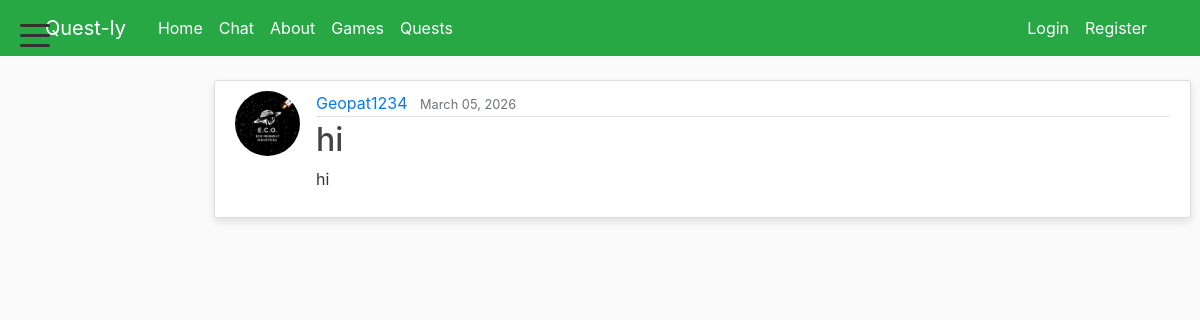
/post/21/, run on the app's committed database.
### blog/models.py (models this page shows, shortened)
class Post(models.Model):
    title = models.CharField(max_length=100)
    content = models.TextField()
    date_posted = models.DateTimeField(default=timezone.now)
    author = models.ForeignKey(User, on_delete=models.CASCADE)

### users/models.py (models this page shows, shortened)
class Profile(models.Model):
    USER_TYPES = (
        ('student', 'Student'),
        ('parent', 'Parent'),
        ('teacher', 'Teacher'),
    )
    user = models.OneToOneField(User, on_delete=models.CASCADE)
    image = models.ImageField(default='profile_pics/default.jpg', upload_to='profile_pics', blank=True, null=True)
    sprite = models.ImageField(upload_to='sprites/', blank=True, null=True)
    user_type = models.CharField(max_length=10, choices=USER_TYPES, default='student')
    grade = models.CharField(max_length=20, blank=True, null=True)
    points = models.IntegerField(default=0)
    league = models.CharField(max_length=20, choices=LEAGUE_CHOICES, default='Stone')
    following = models.ManyToManyField('self', symmetrical=False, related_name='followers', blank=True)
    courses = models.ManyToManyField('blog.Course', related_name='subscribed_profiles', blank=True)

### blog/views.py (the view)
# urls.py: path('post/<int:pk>/', PostDetailView.as_view(), name='post-detail'),
class PostDetailView(DetailView):
    model = Post

### blog/context_processors.py (called while the page is built)
def all_courses(request):
    try:
        courses = Course.objects.all()
    except Exception:
        courses = []
    return {'all_courses': courses}

### blog/models.py (called while the page is built)
    def get_absolute_url(self):
        return reverse('task-detail', kwargs={'task_id': self.pk})

### blog/templatetags/custom_filters.py (called while the page is built)
@register.filter(name='is_not_student')
def is_not_student(user):
    try:
        if not getattr(user, 'is_authenticated', False):
            return True
        if user.groups.filter(name='Student').exists():
            return False
        if hasattr(user, 'profile') and getattr(user.profile, 'user_type', None) == 'student':
            return False
        return True
    except Exception:
        return True

### blog/templates/blog/post_detail.html (shortened to what this page needs)
{% extends "blog/base.html" %}
{% block content %}
    <article class="media content-section">
        <img class="rounded-circle article-img" src="{{ object.author.profile.image.url }}">
        <div class="media-body">
        <div class="article-metadata">
            <a class="mr-2" href="{% url 'user-posts' object.author.username %}">{{ object.author }}</a>
            <small class="text-muted">{{ object.date_posted|date:"F d, Y" }}</small>
        </div>
        <h2 class="article-title">{{ object.title }}</h2>
        <p class="article-content">{{ object.content }}</p>
        </div>
    </article>
{% endblock content %}

### blog/static/blog/main.css (style rules this page uses)
body { background: #fafafa; color: #333333; margin-top: 5rem; }
h1, h2, h3, h4, h5, h6 { color: #444444; }
.content-section { background: #ffffff; padding: 10px 20px; border: 1px solid #dddddd; border-radius: 3px; margin-bottom: 20px; box-shadow: 0 4px 8px rgba(0, 0, 0, 0.1); }
.article-title { color: #444444; }
.article-content { white-space: pre-line; }
.article-img { height: 65px; width: 65px; margin-right: 16px; }
.article-metadata { padding-bottom: 1px; margin-bottom: 4px; border-bottom: 1px solid #e3e3e3; }

### data on the page
Post: author.profile.image (picture), author "Geopat1234", date_posted "March 05, 2026", title "hi", content "hi"
